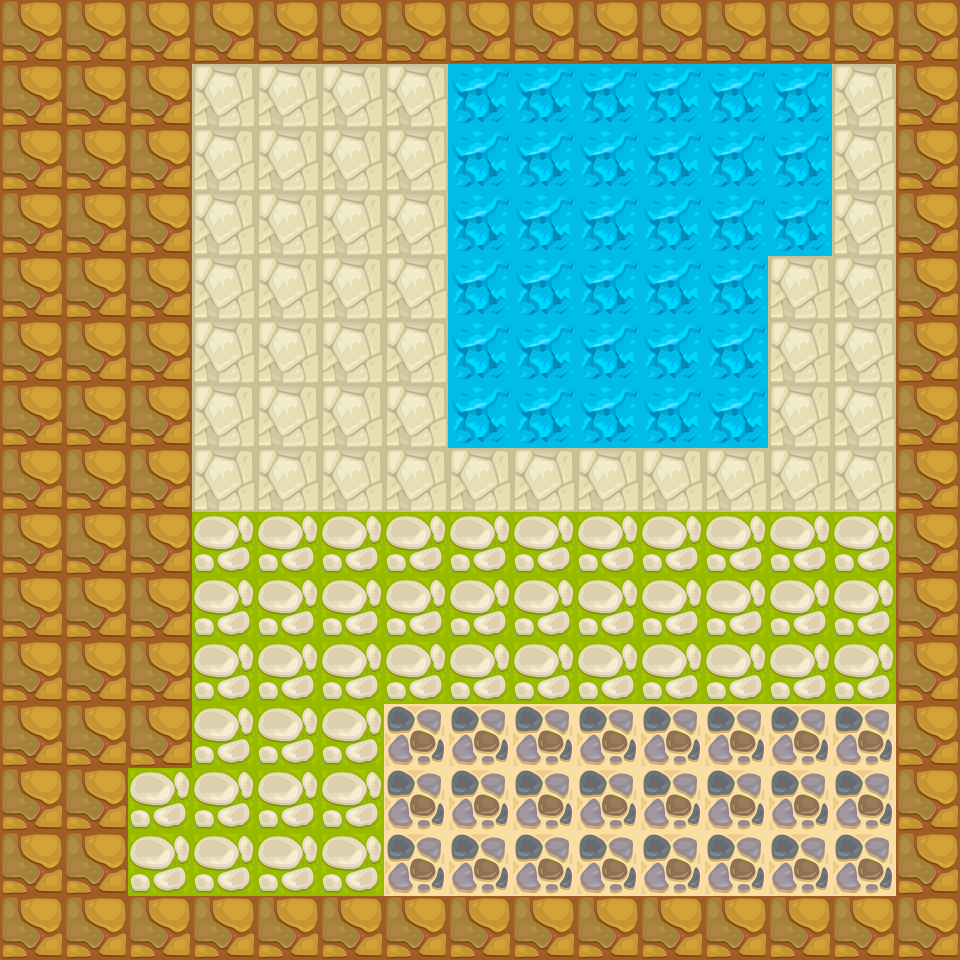

The image is a tile-based game level rendered from a .tmx file. Its description and complete source (layers, tilesets, objects, tile grids) follow:
An orthogonal 15x15 tile map with 64x64 px tiles, 1 tile layer (Tile Layer 1).

<map version="1.10" tiledversion="1.10.2" orientation="orthogonal" renderorder="right-down" width="15" height="15" tilewidth="64" tileheight="64" infinite="0" nextlayerid="2" nextobjectid="1">
 <tileset firstgid="1" name="tiles" tilewidth="64" tileheight="64" tilecount="6" columns="0">
  <grid orientation="orthogonal" width="1" height="1" />
  <tile id="0">
   <image width="64" height="64" source="tiles/clay_tile_64_01.png" />
  </tile>
  <tile id="1">
   <image width="64" height="64" source="tiles/grass_01_tile_64_01.png" />
  </tile>
  <tile id="2">
   <image width="64" height="64" source="tiles/ice_tile_64_01.png" />
  </tile>
  <tile id="3">
   <image width="64" height="64" source="tiles/paving_01_tile_64_02.png" />
  </tile>
  <tile id="4">
   <image width="64" height="64" source="tiles/paving_02_tile_64_01.png" />
  </tile>
  <tile id="5">
   <image width="64" height="64" source="tiles/sand_01_tile_64_01.png" />
  </tile>
 </tileset>
 <layer id="1" name="Tile Layer 1" width="15" height="15">
  <data encoding="csv">
1,1,1,1,1,1,1,1,1,1,1,1,1,1,1,
1,1,1,5,5,5,5,3,3,3,3,3,3,5,1,
1,1,1,5,5,5,5,3,3,3,3,3,3,5,1,
1,1,1,5,5,5,5,3,3,3,3,3,3,5,1,
1,1,1,5,5,5,5,3,3,3,3,3,5,5,1,
1,1,1,5,5,5,5,3,3,3,3,3,5,5,1,
1,1,1,5,5,5,5,3,3,3,3,3,5,5,1,
1,1,1,5,5,5,5,5,5,5,5,5,5,5,1,
1,1,1,2,2,2,2,2,2,2,2,2,2,2,1,
1,1,1,2,2,2,2,2,2,2,2,2,2,2,1,
1,1,1,2,2,2,2,2,2,2,2,2,2,2,1,
1,1,1,2,2,2,6,6,6,6,6,6,6,6,1,
1,1,2,2,2,2,6,6,6,6,6,6,6,6,1,
1,1,2,2,2,2,6,6,6,6,6,6,6,6,1,
1,1,1,1,1,1,1,1,1,1,1,1,1,1,1
</data>
 </layer>
</map>
